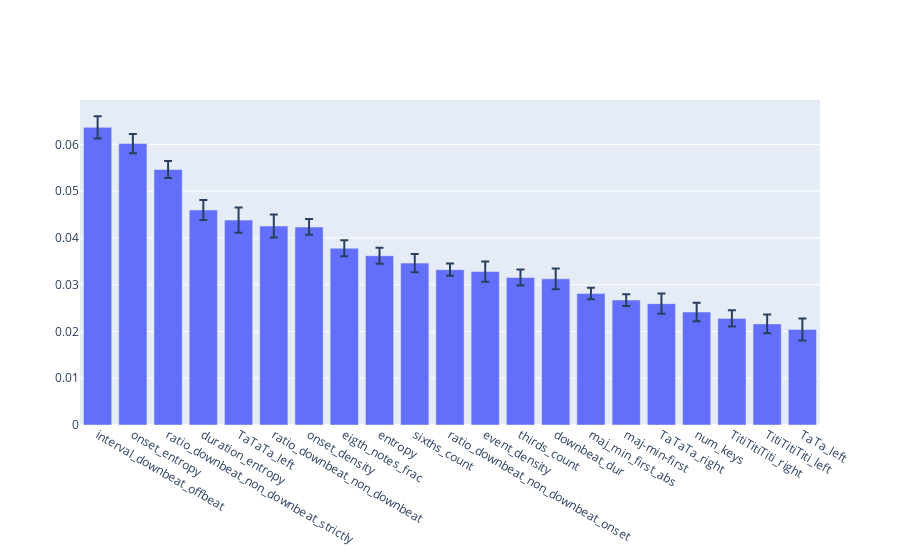

The cell this chart's notebook holds for it:
### Code cell
fig = go.Figure()
fig.add_trace(go.Bar(
    name='Feature importance: top 20',
    x=top_features.index, y=top_features.importance,
    error_y=dict(type='data', array=top20_features.CI)
))

fig.update_layout(barmode='group')
fig.show()

### Figure 1 — Plotly figure (JSON) as saved in the notebook; plotly's stock layout.template omitted (floating-point values rounded to 4 significant figures)
{"data": [{"error_y": {"array": [0.002374, 0.002066, 0.001804, 0.002162, 0.002687, 0.002475, 0.001696, 0.001716, 0.00173, 0.001967, 0.001305, 0.002167, 0.001727, 0.00222, 0.00124, 0.001258, 0.002147, 0.001993, 0.001714, 0.001984, 0.002341], "type": "data"}, "name": "Feature importance: top 20", "type": "bar", "x": ["interval_downbeat_offbeat", "onset_entropy", "ratio_downbeat_non_downbeat_strictly", "duration_entropy", "TaTaTa_left", "ratio_downbeat_non_downbeat", "onset_density", "eigth_notes_frac", "entropy", "sixths_count", "ratio_downbeat_non_downbeat_onset", "event_density", "thirds_count", "downbeat_dur", "maj_min_first_abs", "maj-min-first", "TaTaTa_right", "num_keys", "TitiTitiTiti_right", "TitiTitiTiti_left", "TaTa_left"], "y": [0.06366, 0.06019, 0.05464, 0.04598, 0.04383, 0.04255, 0.04236, 0.03781, 0.0362, 0.03463, 0.03322, 0.03282, 0.03155, 0.03126, 0.02811, 0.02673, 0.02596, 0.02416, 0.0228, 0.02163, 0.02044]}], "layout": {"barmode": "group"}}
